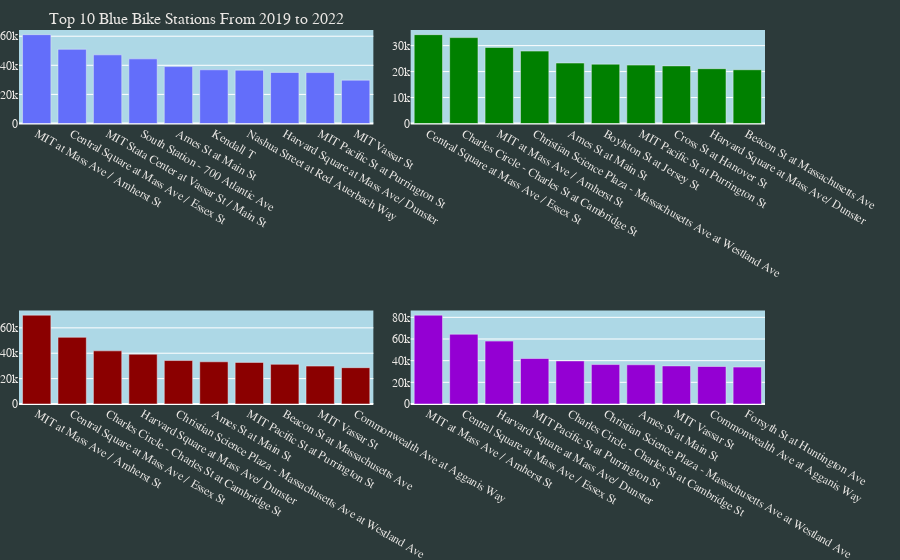

This figure's notebook cell:
### Code cell
figure_1_traces = []
figure_2_traces = []
figure_3_traces = []
figure_4_traces = []
for trace in range(len(figure_1["data"])):
    figure_1_traces.append(figure_1["data"][trace])
for trace in range(len(figure_2["data"])):
    figure_2_traces.append(figure_2["data"][trace])
for trace in range(len(figure_3["data"])):
    figure_3_traces.append(figure_3["data"][trace])
for trace in range(len(figure_4["data"])):
    figure_4_traces.append(figure_4["data"][trace])
this_figure = sp.make_subplots(rows=2, cols=2,column_widths=[0.5, 0.5],
    shared_xaxes=False,
    horizontal_spacing=0.05,
    vertical_spacing=0.5,
    column_titles=["Top 10 Blue Bike Stations From 2019 to 2022"]
)
for traces in figure_1_traces:
    this_figure.append_trace(traces, row=1, col=1)
for traces in figure_2_traces:
    this_figure.append_trace(traces, row=1, col=2)
for traces in figure_3_traces:
    this_figure.append_trace(traces, row=2, col=1)
for traces in figure_4_traces:
    this_figure.append_trace(traces, row=2, col=2)

this_figure.update_layout(
    margin=dict(
        l=0,
        r=0,
        b=0,
        t=30,
        pad=0,
        autoexpand=True
    ),
    paper_bgcolor='rgb(44, 58, 58)',
    plot_bgcolor='rgb(173, 216, 230)',
    font=dict(
        color='rgb(235, 232, 229)',
        family='Arial',
        size=12
    ),
)

# this_figure.update_layout(
#     margin=dict(l=100, r=30, t=30, b=30),
#     paper_bgcolor="LightSteelBlue",
# )
# this_figure.update_layout(height=2000)

### Figure 1 — Plotly figure (JSON) as saved in the notebook; plotly's stock layout.template omitted (floating-point values rounded to 4 significant figures)
{"data": [{"alignmentgroup": "True", "hovertemplate": "Station Name=%{x}<br>Counts=%{y}<extra></extra>", "legendgroup": "", "marker": {"color": "#636efa", "pattern": {"shape": ""}}, "name": "", "offsetgroup": "", "orientation": "v", "showlegend": false, "textposition": "auto", "type": "bar", "x": ["MIT at Mass Ave / Amherst St", "Central Square at Mass Ave / Essex St", "MIT Stata Center at Vassar St / Main St", "South Station - 700 Atlantic Ave", "Ames St at Main St", "Kendall T", "Nashua Street at Red Auerbach Way", "Harvard Square at Mass Ave/ Dunster", "MIT Pacific St at Purrington St", "MIT Vassar St"], "xaxis": "x", "y": [61056, 50997, 47197, 44427, 39128, 36917, 36657, 35095, 34992, 29787], "yaxis": "y"}, {"alignmentgroup": "True", "hovertemplate": "Station Name=%{x}<br>Counts=%{y}<extra></extra>", "legendgroup": "", "marker": {"color": "green", "pattern": {"shape": ""}}, "name": "", "offsetgroup": "", "orientation": "v", "showlegend": false, "textposition": "auto", "type": "bar", "x": ["Central Square at Mass Ave / Essex St", "Charles Circle - Charles St at Cambridge St", "MIT at Mass Ave / Amherst St", "Christian Science Plaza - Massachusetts Ave at Westland Ave", "Ames St at Main St", "Boylston St at Jersey St", "MIT Pacific St at Purrington St", "Cross St at Hanover St", "Harvard Square at Mass Ave/ Dunster", "Beacon St at Massachusetts Ave"], "xaxis": "x2", "y": [34220, 33094, 29301, 27899, 23308, 22866, 22503, 22194, 21111, 20713], "yaxis": "y2"}, {"alignmentgroup": "True", "hovertemplate": "Station Name=%{x}<br>Counts=%{y}<extra></extra>", "legendgroup": "", "marker": {"color": "darkred", "pattern": {"shape": ""}}, "name": "", "offsetgroup": "", "orientation": "v", "showlegend": false, "textposition": "auto", "type": "bar", "x": ["MIT at Mass Ave / Amherst St", "Central Square at Mass Ave / Essex St", "Charles Circle - Charles St at Cambridge St", "Harvard Square at Mass Ave/ Dunster", "Christian Science Plaza - Massachusetts Ave at Westland Ave", "Ames St at Main St", "MIT Pacific St at Purrington St", "Beacon St at Massachusetts Ave", "MIT Vassar St", "Commonwealth Ave at Agganis Way"], "xaxis": "x3", "y": [69986, 52542, 41875, 39214, 34239, 33254, 32784, 31274, 29866, 28618], "yaxis": "y3"}, {"alignmentgroup": "True", "hovertemplate": "Station Name=%{x}<br>Counts=%{y}<extra></extra>", "legendgroup": "", "marker": {"color": "darkviolet", "pattern": {"shape": ""}}, "name": "", "offsetgroup": "", "orientation": "v", "showlegend": false, "textposition": "auto", "type": "bar", "x": ["MIT at Mass Ave / Amherst St", "Central Square at Mass Ave / Essex St", "Harvard Square at Mass Ave/ Dunster", "MIT Pacific St at Purrington St", "Charles Circle - Charles St at Cambridge St", "Christian Science Plaza - Massachusetts Ave at Westland Ave", "Ames St at Main St", "MIT Vassar St", "Commonwealth Ave at Agganis Way", "Forsyth St at Huntington Ave"], "xaxis": "x4", "y": [81996, 64410, 58043, 41982, 39755, 36408, 36206, 35159, 34614, 34084], "yaxis": "y4"}], "layout": {"annotations": [{"font": {"size": 16}, "showarrow": false, "text": "Top 10 Blue Bike Stations From 2019 to 2022", "x": 0.2375, "xanchor": "center", "xref": "paper", "y": 1, "yanchor": "bottom", "yref": "paper"}], "font": {"color": "rgb(235, 232, 229)", "family": "Arial", "size": 12}, "margin": {"autoexpand": true, "b": 0, "l": 0, "pad": 0, "r": 0, "t": 30}, "paper_bgcolor": "rgb(44, 58, 58)", "plot_bgcolor": "rgb(173, 216, 230)", "xaxis": {"anchor": "y", "domain": [0, 0.475]}, "xaxis2": {"anchor": "y2", "domain": [0.525, 1]}, "xaxis3": {"anchor": "y3", "domain": [0, 0.475]}, "xaxis4": {"anchor": "y4", "domain": [0.525, 1]}, "yaxis": {"anchor": "x", "domain": [0.75, 1]}, "yaxis2": {"anchor": "x2", "domain": [0.75, 1]}, "yaxis3": {"anchor": "x3", "domain": [0, 0.25]}, "yaxis4": {"anchor": "x4", "domain": [0, 0.25]}}}
